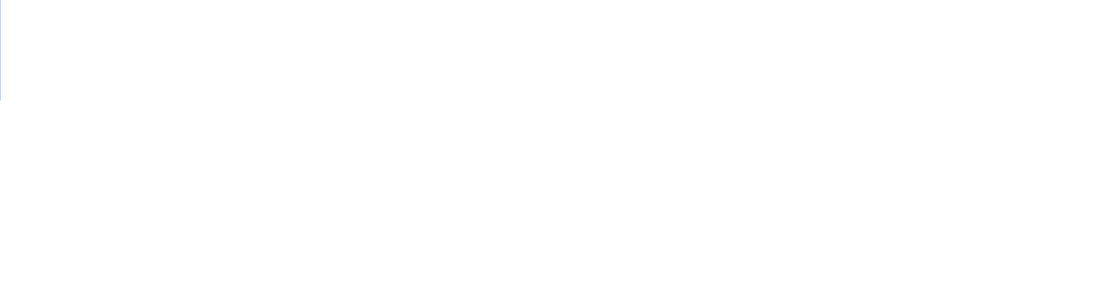
Frame 1 (no input)
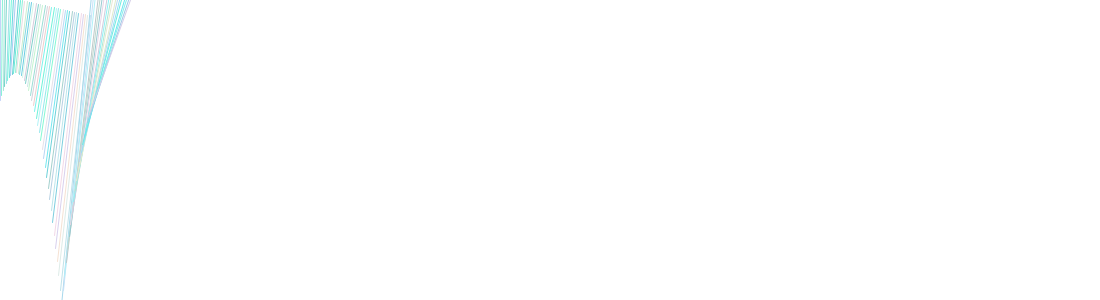
Frame 60 (the mouse pressed at the canvas centre just before this capture)
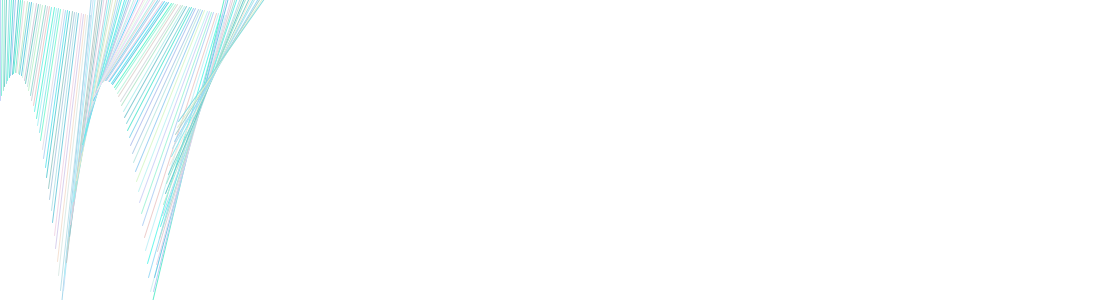
Frame 120 (the mouse held since frame 60 and released just before this capture)

The Processing sketch that drew these frames (run headless with seeded random() and noise(); from frame 60 on, the mouse is pressed at the canvas centre):

// Processing sketch: m4a_projectile_motion_lineBounce_v6
// ── m4a_projectile_motion_lineBounce_v6.pde
// based on projectile motion code by F.Jackson, E.Riley, and K.Patel (stem) 12/8/13

int r;
int g;
int b;
float x = 0; //  sets up initial horizontal position
float y = 100; // sets up initial vertical position
float xspeed = 1.5; // Initial horizontal speed (constant)
float yspeed = -5; // Initial vertical speed
float yacceleration = .5; // Vertical acceleration (constant, down)
int x2 = 0;
int y2 = 300;

void setup() {
  size(1100,300);
  background(255);
  //frameRate(5);
}

void draw() { 
  r = int(random(100, 250));
  g = int(random(200, 250));
  b = int(random(200, 250));
  
  
    //ellipseMode(CENTER); // Position of ball measured from center
   //fill(r, g, b); // Inside of ball is black
  //ellipse(x, y, 20, 20); // Draws ball with center at {x,y}
 //  line(x2, y2, x, y);
  stroke(r, g, b);
  strokeWeight(1);
  float futureYspeed = yspeed + yacceleration;
  //line(x2, y2, x, y);
  line(x, y, x*xspeed, futureYspeed);
  //line(x, y, (x + xspeed), (y + futureYspeed));
  x = x + xspeed; // Horizontal position of ball increases by constant amount each time window is redrawn
  y = y + yspeed; // Vertical position of ball increases each time window is redrawn
  yspeed = yspeed + yacceleration; // Size of increment of vertical position increases at each redrawing

/* If ball hits bottom of window, reverse direction of 
vertical speed so ball bounces up with 95% of previous speed (damping).*/
  if (y > height) {  
    yspeed = yspeed * -0.95;
  }  //end of "if" function

/* If ball hits either side of window, reverse direction of 
horizontal speed so ball bounces back with 100% of previous speed.*/
  if (x > width || x < 0) {
    xspeed = xspeed * -1;
   }  // End of "if" function
   
/*   
   y2++;
   x2++;
 */  
   
  // if ( y >= 400 && x > 5) {
    // noLoop();
   //}
} // End of commands run by "draw" function
